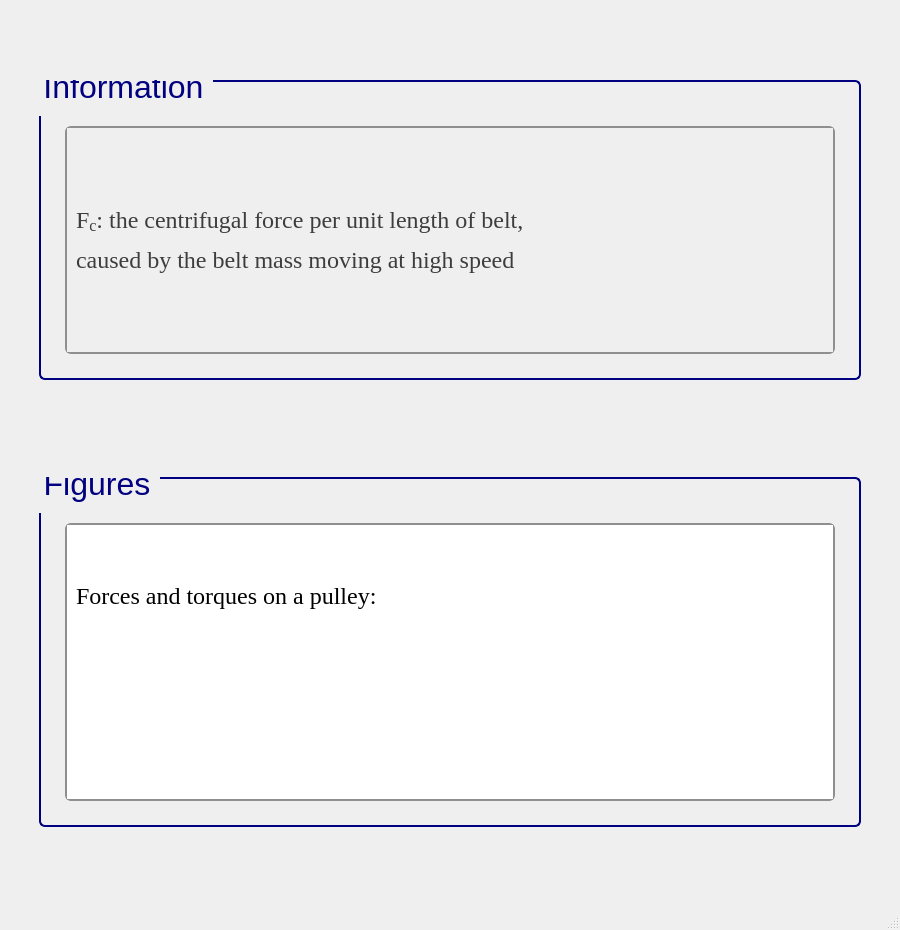
<?xml version="1.0" encoding="UTF-8"?>
<ui version="4.0">
 <class>MainWindow</class>
 <widget class="QMainWindow" name="MainWindow">
  <property name="geometry">
   <rect>
    <x>0</x>
    <y>0</y>
    <width>900</width>
    <height>930</height>
   </rect>
  </property>
  <property name="minimumSize">
   <size>
    <width>900</width>
    <height>930</height>
   </size>
  </property>
  <property name="maximumSize">
   <size>
    <width>900</width>
    <height>930</height>
   </size>
  </property>
  <property name="windowTitle">
   <string>MainWindow</string>
  </property>
  <widget class="QWidget" name="centralwidget">
   <layout class="QGridLayout" name="gridLayout">
    <item row="1" column="1">
     <spacer name="verticalSpacer_23">
      <property name="orientation">
       <enum>Qt::Vertical</enum>
      </property>
      <property name="sizeType">
       <enum>QSizePolicy::Fixed</enum>
      </property>
      <property name="sizeHint" stdset="0">
       <size>
        <width>20</width>
        <height>20</height>
       </size>
      </property>
     </spacer>
    </item>
    <item row="0" column="1">
     <widget class="QGroupBox" name="groupBox_125">
      <property name="sizePolicy">
       <sizepolicy hsizetype="Fixed" vsizetype="Fixed">
        <horstretch>0</horstretch>
        <verstretch>0</verstretch>
       </sizepolicy>
      </property>
      <property name="minimumSize">
       <size>
        <width>822</width>
        <height>300</height>
       </size>
      </property>
      <property name="font">
       <font>
        <family>Segoe UI</family>
        <pointsize>24</pointsize>
        <weight>50</weight>
        <italic>false</italic>
        <bold>false</bold>
       </font>
      </property>
      <property name="styleSheet">
       <string notr="true">QGroupBox {
    border: 2px solid navy;
    border-radius: 6px;
    background-color: qlineargradient(x1:0, y1:0, x2:0, y2:1,
                                      stop:0 #f6f7fa, stop:1 #dadbde);
    font: 24pt &quot;Segoe UI&quot;;
    padding: 5px; /* add padding inside the group box */
    color: black;
}
QGroupBox::title {
    subcontrol-origin: margin;
    subcontrol-position: top left;
    padding-left: 0px;
    padding-right: 5px;
    padding-top: 0px;
    margin-top: -22px;  /* shift title up */
    color: navy;
    font-weight: bold;
}
</string>
      </property>
      <property name="title">
       <string>Information</string>
      </property>
      <layout class="QGridLayout" name="gridLayout_255">
       <item row="1" column="2">
        <spacer name="verticalSpacer_36">
         <property name="orientation">
          <enum>Qt::Horizontal</enum>
         </property>
         <property name="sizeType">
          <enum>QSizePolicy::Fixed</enum>
         </property>
         <property name="sizeHint" stdset="0">
          <size>
           <width>10</width>
           <height>20</height>
          </size>
         </property>
        </spacer>
       </item>
       <item row="0" column="1">
        <spacer name="verticalSpacer_35">
         <property name="orientation">
          <enum>Qt::Vertical</enum>
         </property>
         <property name="sizeType">
          <enum>QSizePolicy::Fixed</enum>
         </property>
         <property name="sizeHint" stdset="0">
          <size>
           <width>20</width>
           <height>30</height>
          </size>
         </property>
        </spacer>
       </item>
       <item row="1" column="0">
        <spacer name="verticalSpacer_34">
         <property name="orientation">
          <enum>Qt::Horizontal</enum>
         </property>
         <property name="sizeType">
          <enum>QSizePolicy::Fixed</enum>
         </property>
         <property name="sizeHint" stdset="0">
          <size>
           <width>10</width>
           <height>20</height>
          </size>
         </property>
        </spacer>
       </item>
       <item row="2" column="1">
        <spacer name="verticalSpacer_37">
         <property name="orientation">
          <enum>Qt::Vertical</enum>
         </property>
         <property name="sizeType">
          <enum>QSizePolicy::Fixed</enum>
         </property>
         <property name="sizeHint" stdset="0">
          <size>
           <width>10</width>
           <height>10</height>
          </size>
         </property>
        </spacer>
       </item>
       <item row="1" column="1">
        <widget class="QScrollArea" name="scrollArea_43">
         <property name="sizePolicy">
          <sizepolicy hsizetype="Minimum" vsizetype="Minimum">
           <horstretch>0</horstretch>
           <verstretch>0</verstretch>
          </sizepolicy>
         </property>
         <property name="font">
          <font>
           <pointsize>15</pointsize>
          </font>
         </property>
         <property name="styleSheet">
          <string notr="true">QScrollArea {
    background: qlineargradient(x1:0, y1:0, x2:0, y2:1,
                               stop:0 #f6f7fa, stop:1 #dadbde);
    border: 2px solid #8f8f91;
    border-radius: 6px;
}

QScrollArea QScrollBar:vertical, QScrollArea QScrollBar:horizontal {
    background: qlineargradient(x1:0, y1:0, x2:0, y2:1,
                               stop:0 #f6f7fa, stop:1 #dadbde);
    border: 2px solid #8f8f91;
    border-radius: 6px;
    width: 14px;
    height: 14px;
    margin: 2px 0 2px 0;
}

/* Completely remove the bottom button of the vertical scrollbar */
QScrollArea QScrollBar::add-line:vertical {
    height: 0px;
    width: 0px;
    border: none;
    background: none;
    margin: 0px;
    padding: 0px;
}

QScrollArea QScrollBar::handle:vertical, QScrollArea QScrollBar::handle:horizontal {
    background: qlineargradient(x1:0, y1:0, x2:0, y2:1,
                               stop:0 #8f8f91, stop:1 #6f6f71);
    min-height: 20px;
    border-radius: 6px;
    border: 1px solid #6f6f71;
}

QScrollArea QScrollBar::handle:vertical:hover, QScrollArea QScrollBar::handle:horizontal:hover {
    background: qlineargradient(x1:0, y1:0, x2:0, y2:1,
                               stop:0 #6f6f71, stop:1 #4f4f51);
    border: 1px solid #4f4f51;
}

QScrollArea QScrollBar::sub-line:vertical, QScrollArea QScrollBar::add-line:horizontal, QScrollArea QScrollBar::sub-line:horizontal {
    background: #8f8f91;
    border: none;
    border-radius: 3px;
    height: 14px;
    width: 14px;
    subcontrol-origin: margin;
}

QScrollArea QScrollBar::sub-line:vertical:hover, QScrollArea QScrollBar::add-line:horizontal:hover, QScrollArea QScrollBar::sub-line:horizontal:hover {
    background: #6f6f71;
}

QScrollArea QScrollBar::add-page:vertical, QScrollArea QScrollBar::sub-page:vertical,
QScrollArea QScrollBar::add-page:horizontal, QScrollArea QScrollBar::sub-page:horizontal {
    background: transparent;
}
</string>
         </property>
         <property name="verticalScrollBarPolicy">
          <enum>Qt::ScrollBarAsNeeded</enum>
         </property>
         <property name="horizontalScrollBarPolicy">
          <enum>Qt::ScrollBarAsNeeded</enum>
         </property>
         <property name="widgetResizable">
          <bool>true</bool>
         </property>
         <widget class="QWidget" name="scrollAreaWidgetContents_43">
          <property name="geometry">
           <rect>
            <x>0</x>
            <y>0</y>
            <width>754</width>
            <height>212</height>
           </rect>
          </property>
          <layout class="QGridLayout" name="gridLayout_3">
           <item row="0" column="0">
            <widget class="QLabel" name="label_2">
             <property name="font">
              <font>
               <family>Times New Roman</family>
               <pointsize>18</pointsize>
               <weight>50</weight>
               <bold>false</bold>
              </font>
             </property>
             <property name="cursor">
              <cursorShape>ArrowCursor</cursorShape>
             </property>
             <property name="frameShape">
              <enum>QFrame::NoFrame</enum>
             </property>
             <property name="text">
              <string>&lt;html&gt;&lt;head/&gt;&lt;body&gt;&lt;p&gt;&lt;span style=&quot; color:#3d3d3d;&quot;&gt;F&lt;/span&gt;&lt;span style=&quot; color:#3d3d3d; vertical-align:sub;&quot;&gt;c&lt;/span&gt;&lt;span style=&quot; color:#3d3d3d;&quot;&gt;: the centrifugal force per unit length of belt,&lt;/span&gt;&lt;/p&gt;&lt;p&gt;&lt;span style=&quot; color:#3d3d3d;&quot;&gt;caused by the belt mass moving at high speed&lt;/span&gt;&lt;/p&gt;&lt;/body&gt;&lt;/html&gt;</string>
             </property>
            </widget>
           </item>
          </layout>
         </widget>
        </widget>
       </item>
      </layout>
     </widget>
    </item>
    <item row="2" column="1">
     <widget class="QGroupBox" name="groupBox_41">
      <property name="sizePolicy">
       <sizepolicy hsizetype="Fixed" vsizetype="Fixed">
        <horstretch>0</horstretch>
        <verstretch>0</verstretch>
       </sizepolicy>
      </property>
      <property name="minimumSize">
       <size>
        <width>822</width>
        <height>350</height>
       </size>
      </property>
      <property name="maximumSize">
       <size>
        <width>922</width>
        <height>16777215</height>
       </size>
      </property>
      <property name="font">
       <font>
        <family>Segoe UI</family>
        <pointsize>24</pointsize>
        <weight>50</weight>
        <italic>false</italic>
        <bold>false</bold>
       </font>
      </property>
      <property name="styleSheet">
       <string notr="true">/* GroupBox styling */
QGroupBox {
    border: 2px solid navy;
    border-radius: 6px;
    background-color: qlineargradient(x1:0, y1:0, x2:0, y2:1,
    stop:0 #f6f7fa, stop:1 #dadbde);
    font: 24pt &quot;Segoe UI&quot;;
    padding: 5px;
    color: black;
}

/* GroupBox title styling */
QGroupBox::title {
    subcontrol-origin: margin;
    subcontrol-position: top left;
    padding-left: 0px;
    padding-right: 5px;
    padding-top: 0px;
    margin-top: -22px;
    color: navy;
    font-weight: bold;
}

/* Make QScrollArea (only within GroupBox) have a white background with correct border */
QGroupBox QScrollArea {
    background-color: white !important;
    border: 2px solid #8f8f91;
    border-radius: 6px;
}

/* Make QScrollArea's viewport white as well */
QGroupBox QScrollArea QWidget {
    background-color: white !important;
}

/* Scrollbar styling inside QScrollArea in QGroupBox */
QGroupBox QScrollArea QScrollBar:vertical, QGroupBox QScrollArea QScrollBar:horizontal {
    background: qlineargradient(x1:0, y1:0, x2:0, y2:1,
    stop:0 #f6f7fa, stop:1 #dadbde);
    border: 2px solid #8f8f91;
    border-radius: 6px;
    width: 14px;
    height: 14px;
    margin: 2px 0 2px 0;
}

/* Remove bottom button of vertical scrollbar */
QGroupBox QScrollArea QScrollBar::add-line:vertical {
    height: 0px;
    width: 0px;
    border: none;
    background: none;
    margin: 0px;
    padding: 0px;
}

/* Scrollbar handle */
QGroupBox QScrollArea QScrollBar::handle:vertical, QGroupBox QScrollArea QScrollBar::handle:horizontal {
    background: qlineargradient(x1:0, y1:0, x2:0, y2:1,
    stop:0 #8f8f91, stop:1 #6f6f71);
    min-height: 20px;
    border-radius: 6px;
    border: 1px solid #6f6f71;
}

QGroupBox QScrollArea QScrollBar::handle:vertical:hover, QGroupBox QScrollArea QScrollBar::handle:horizontal:hover {
    background: qlineargradient(x1:0, y1:0, x2:0, y2:1,
    stop:0 #6f6f71, stop:1 #4f4f51);
    border: 1px solid #4f4f51;
}

/* Scrollbar sub-line buttons */
QGroupBox QScrollArea QScrollBar::sub-line:vertical, QGroupBox QScrollArea QScrollBar::add-line:horizontal, QGroupBox QScrollArea QScrollBar::sub-line:horizontal {
    background: #8f8f91;
    border: none;
    border-radius: 3px;
    height: 14px;
    width: 14px;
    subcontrol-origin: margin;
}

QGroupBox QScrollArea QScrollBar::sub-line:vertical:hover, QGroupBox QScrollArea QScrollBar::add-line:horizontal:hover, QGroupBox QScrollArea QScrollBar::sub-line:horizontal:hover {
    background: #6f6f71;
}

/* Transparent page areas */
QGroupBox QScrollArea QScrollBar::add-page:vertical, QGroupBox QScrollArea QScrollBar::sub-page:vertical,
QGroupBox QScrollArea QScrollBar::add-page:horizontal, QGroupBox QScrollArea QScrollBar::sub-page:horizontal {
    background: transparent;
}
</string>
      </property>
      <property name="title">
       <string>Figures</string>
      </property>
      <layout class="QGridLayout" name="gridLayout_62">
       <item row="1" column="1">
        <widget class="QScrollArea" name="scrollArea_2">
         <property name="styleSheet">
          <string notr="true">/* GroupBox styling */
QGroupBox {
    border: 2px solid navy;
    border-radius: 6px;
    background-color: qlineargradient(x1:0, y1:0, x2:0, y2:1,
    stop:0 #f6f7fa, stop:1 #dadbde);
    font: 20pt &quot;Segoe UI&quot;;
    padding: 5px;
    color: black;
}

/* GroupBox title styling */
QGroupBox::title {
    subcontrol-origin: margin;
    subcontrol-position: top left;
    padding-left: 0px;
    padding-right: 5px;
    padding-top: 0px;
    margin-top: -20px;
    color: navy;
    font-weight: bold;
}

/* Make QScrollArea (only within GroupBox) have a white background with correct border */
QGroupBox QScrollArea {
    background-color: white !important;
    border: 2px solid #8f8f91;
    border-radius: 6px;
}

/* Make QScrollArea's viewport white as well */
QGroupBox QScrollArea QWidget {
    background-color: white !important;
}

/* Scrollbar styling inside QScrollArea in QGroupBox */
QGroupBox QScrollArea QScrollBar:vertical, QGroupBox QScrollArea QScrollBar:horizontal {
    background: qlineargradient(x1:0, y1:0, x2:0, y2:1,
    stop:0 #f6f7fa, stop:1 #dadbde);
    border: 2px solid #8f8f91;
    border-radius: 6px;
    width: 14px;
    height: 14px;
    margin: 2px 0 2px 0;
}

/* Remove bottom button of vertical scrollbar */
QGroupBox QScrollArea QScrollBar::add-line:vertical {
    height: 0px;
    width: 0px;
    border: none;
    background: none;
    margin: 0px;
    padding: 0px;
}

/* Scrollbar handle */
QGroupBox QScrollArea QScrollBar::handle:vertical, QGroupBox QScrollArea QScrollBar::handle:horizontal {
    background: qlineargradient(x1:0, y1:0, x2:0, y2:1,
    stop:0 #8f8f91, stop:1 #6f6f71);
    min-height: 20px;
    border-radius: 6px;
    border: 1px solid #6f6f71;
}

QGroupBox QScrollArea QScrollBar::handle:vertical:hover, QGroupBox QScrollArea QScrollBar::handle:horizontal:hover {
    background: qlineargradient(x1:0, y1:0, x2:0, y2:1,
    stop:0 #6f6f71, stop:1 #4f4f51);
    border: 1px solid #4f4f51;
}

/* Scrollbar sub-line buttons */
QGroupBox QScrollArea QScrollBar::sub-line:vertical, QGroupBox QScrollArea QScrollBar::add-line:horizontal, QGroupBox QScrollArea QScrollBar::sub-line:horizontal {
    background: #8f8f91;
    border: none;
    border-radius: 3px;
    height: 14px;
    width: 14px;
    subcontrol-origin: margin;
}

QGroupBox QScrollArea QScrollBar::sub-line:vertical:hover, QGroupBox QScrollArea QScrollBar::add-line:horizontal:hover, QGroupBox QScrollArea QScrollBar::sub-line:horizontal:hover {
    background: #6f6f71;
}

/* Transparent page areas */
QGroupBox QScrollArea QScrollBar::add-page:vertical, QGroupBox QScrollArea QScrollBar::sub-page:vertical,
QGroupBox QScrollArea QScrollBar::add-page:horizontal, QGroupBox QScrollArea QScrollBar::sub-page:horizontal {
    background: transparent;
}
</string>
         </property>
         <property name="widgetResizable">
          <bool>true</bool>
         </property>
         <widget class="QWidget" name="scrollAreaWidgetContents_2">
          <property name="geometry">
           <rect>
            <x>0</x>
            <y>0</y>
            <width>733</width>
            <height>494</height>
           </rect>
          </property>
          <layout class="QGridLayout" name="gridLayout_2">
           <item row="0" column="0">
            <widget class="QLabel" name="label_4">
             <property name="font">
              <font>
               <family>Times New Roman</family>
               <pointsize>18</pointsize>
               <weight>50</weight>
               <bold>false</bold>
              </font>
             </property>
             <property name="cursor">
              <cursorShape>ArrowCursor</cursorShape>
             </property>
             <property name="frameShape">
              <enum>QFrame::NoFrame</enum>
             </property>
             <property name="text">
              <string>&lt;html&gt;&lt;head/&gt;&lt;body&gt;&lt;p&gt;&lt;span style=&quot; color:#000000;&quot;&gt;Forces and torques on a pulley:&lt;/span&gt;&lt;/p&gt;&lt;/body&gt;&lt;/html&gt;</string>
             </property>
            </widget>
           </item>
           <item row="1" column="0">
            <widget class="QLabel" name="label_3">
             <property name="font">
              <font>
               <family>Times New Roman</family>
               <pointsize>18</pointsize>
               <weight>50</weight>
               <bold>false</bold>
              </font>
             </property>
             <property name="cursor">
              <cursorShape>ArrowCursor</cursorShape>
             </property>
             <property name="frameShape">
              <enum>QFrame::NoFrame</enum>
             </property>
             <property name="text">
              <string>&lt;html&gt;&lt;head/&gt;&lt;body&gt;&lt;p&gt;&lt;img src=&quot;:/info/info/force and torque on pulley.png&quot;/&gt;&lt;/p&gt;&lt;/body&gt;&lt;/html&gt;</string>
             </property>
            </widget>
           </item>
          </layout>
         </widget>
        </widget>
       </item>
       <item row="2" column="1">
        <spacer name="verticalSpacer_31">
         <property name="orientation">
          <enum>Qt::Vertical</enum>
         </property>
         <property name="sizeType">
          <enum>QSizePolicy::Fixed</enum>
         </property>
         <property name="sizeHint" stdset="0">
          <size>
           <width>10</width>
           <height>10</height>
          </size>
         </property>
        </spacer>
       </item>
       <item row="1" column="2">
        <spacer name="verticalSpacer_33">
         <property name="orientation">
          <enum>Qt::Horizontal</enum>
         </property>
         <property name="sizeType">
          <enum>QSizePolicy::Fixed</enum>
         </property>
         <property name="sizeHint" stdset="0">
          <size>
           <width>10</width>
           <height>20</height>
          </size>
         </property>
        </spacer>
       </item>
       <item row="1" column="0">
        <spacer name="verticalSpacer_32">
         <property name="orientation">
          <enum>Qt::Horizontal</enum>
         </property>
         <property name="sizeType">
          <enum>QSizePolicy::Fixed</enum>
         </property>
         <property name="sizeHint" stdset="0">
          <size>
           <width>10</width>
           <height>20</height>
          </size>
         </property>
        </spacer>
       </item>
       <item row="0" column="1">
        <spacer name="verticalSpacer_21">
         <property name="orientation">
          <enum>Qt::Vertical</enum>
         </property>
         <property name="sizeType">
          <enum>QSizePolicy::Fixed</enum>
         </property>
         <property name="sizeHint" stdset="0">
          <size>
           <width>20</width>
           <height>30</height>
          </size>
         </property>
        </spacer>
       </item>
      </layout>
     </widget>
    </item>
    <item row="1" column="0">
     <spacer name="verticalSpacer_24">
      <property name="orientation">
       <enum>Qt::Horizontal</enum>
      </property>
      <property name="sizeType">
       <enum>QSizePolicy::Fixed</enum>
      </property>
      <property name="sizeHint" stdset="0">
       <size>
        <width>20</width>
        <height>20</height>
       </size>
      </property>
     </spacer>
    </item>
    <item row="2" column="2">
     <spacer name="verticalSpacer_25">
      <property name="orientation">
       <enum>Qt::Horizontal</enum>
      </property>
      <property name="sizeType">
       <enum>QSizePolicy::Fixed</enum>
      </property>
      <property name="sizeHint" stdset="0">
       <size>
        <width>20</width>
        <height>20</height>
       </size>
      </property>
     </spacer>
    </item>
   </layout>
  </widget>
  <widget class="QMenuBar" name="menubar">
   <property name="geometry">
    <rect>
     <x>0</x>
     <y>0</y>
     <width>900</width>
     <height>26</height>
    </rect>
   </property>
  </widget>
  <widget class="QStatusBar" name="statusbar"/>
 </widget>
 <resources>
  <include location="../QtRes/information.qrc"/>
 </resources>
 <connections/>
</ui>
